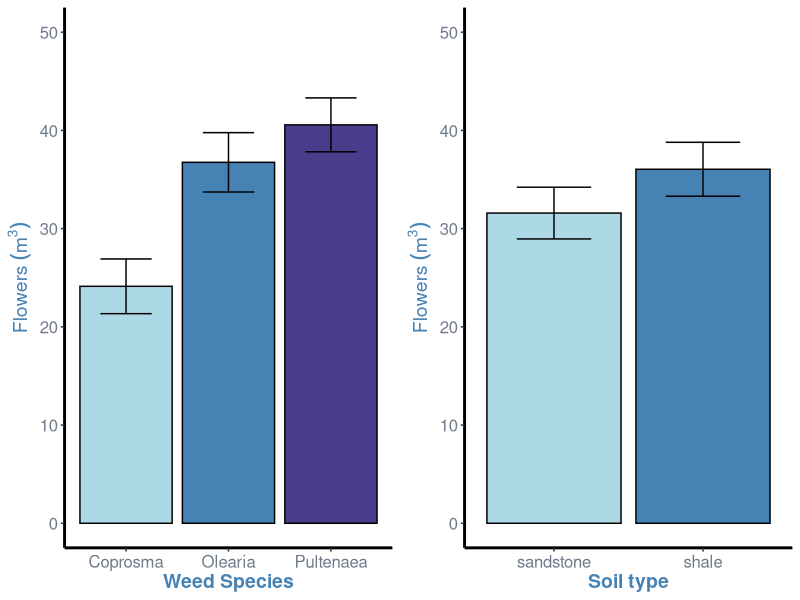
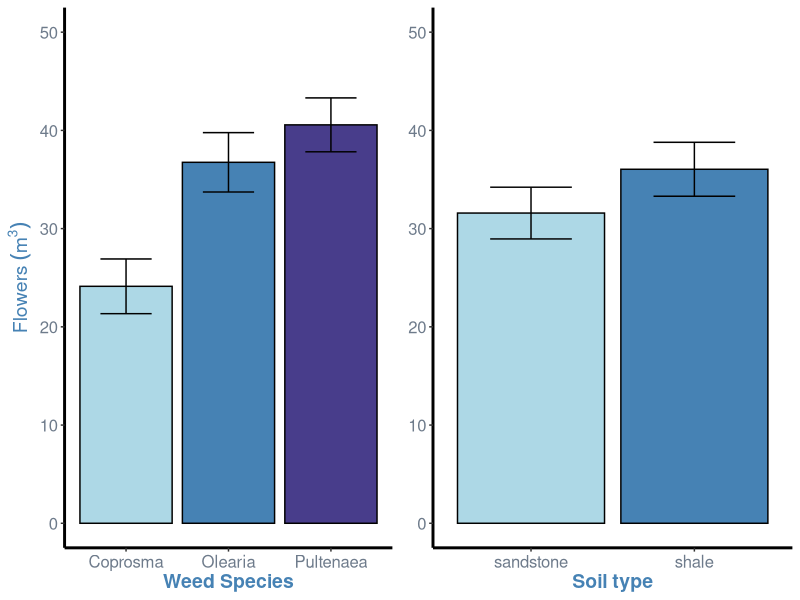
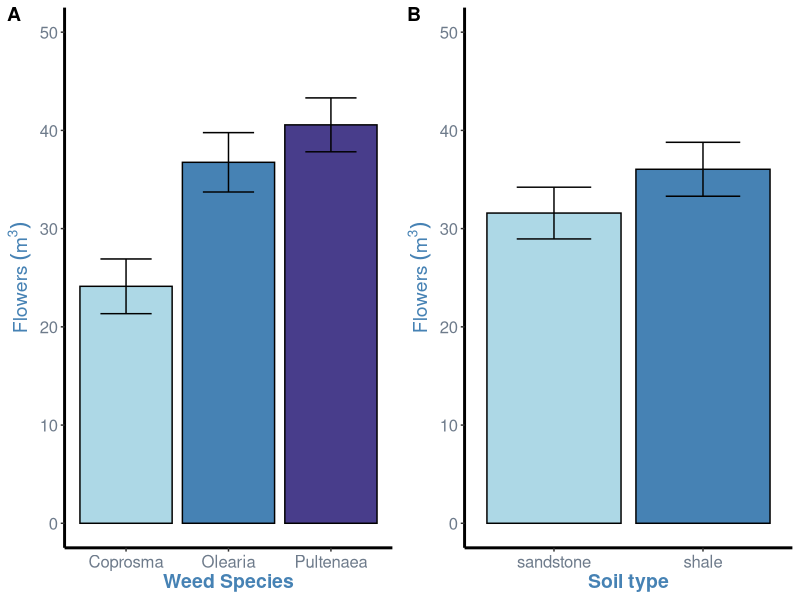
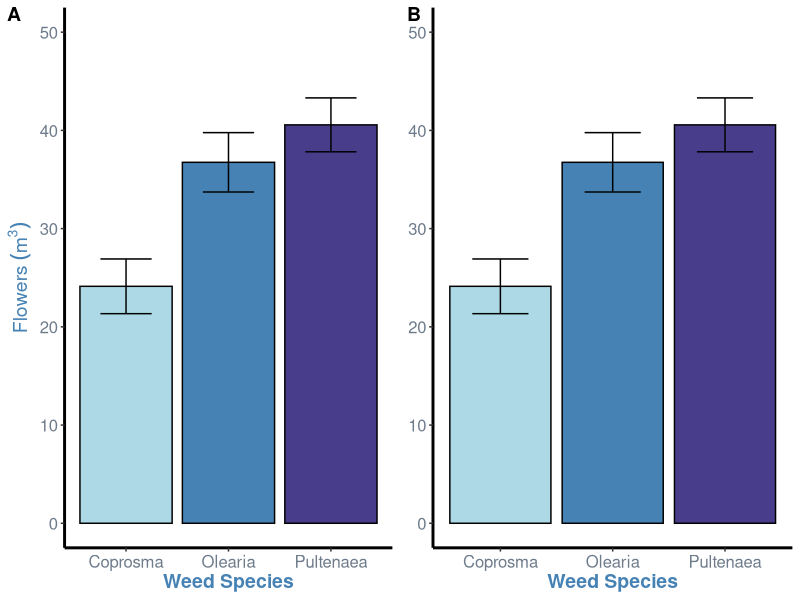
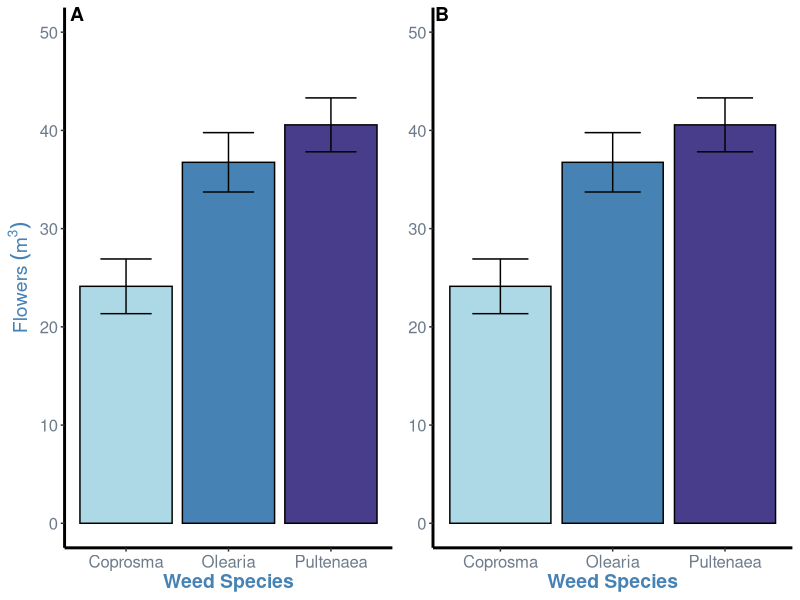

Recreate these plots in R, in order.
## ---- chunk 1
library(knitr)
knitr::opts_chunk$set(warning = FALSE, message = FALSE)
library(tidyverse)
weeds<-read.csv("../../../resources/datafiles/weeds.csv")
weeds <- rename(weeds, flowers = flowers.m3)
weeds.summarise <- weeds %>% group_by(species) %>%
  summarise(mean = mean(flowers), se=sd(flowers)/sqrt(n()))
weeds.summarise3 <- weeds %>% group_by(soil) %>%
  summarise(mean = mean(flowers), se = sd(flowers)/sqrt(n()))
## ---- chunk 2
weeds.bar.species <- ggplot(weeds.summarise, aes(x=species, y=mean, fill=species))+
  geom_bar(stat="identity", show.legend=F, colour="black")+
  labs(x="Weed Species", y= expression(Flowers~(m^3)))+
  theme(panel.background = element_blank(), panel.grid = element_blank(), axis.line = element_line(colour = "black", size=1), axis.text = element_text(colour="lightsteelblue4", size=12), axis.title = element_text(colour="steelblue", size=14, face="bold"))+
  scale_fill_manual(values = c("lightblue", "steelblue", "darkslateblue"))+
  geom_errorbar(aes(ymin = mean-se, ymax = mean+se), width=0.5)+
  ylim(0, 50)

weeds.bar.soil <- ggplot(weeds.summarise3, aes(x=soil, y=mean, fill=soil))+
  geom_bar(stat="identity", show.legend=F, colour="black")+
  labs(x="Soil type", y= expression(Flowers~(m^3)))+
  theme(panel.background = element_blank(), panel.grid = element_blank(), axis.line = element_line(colour = "black", size=1), axis.text = element_text(colour="lightsteelblue4", size=12), axis.title = element_text(colour="steelblue", size=14, face="bold"))+
  scale_fill_manual(values = c("lightblue", "steelblue"))+
  geom_errorbar(aes(ymin = mean-se, ymax = mean+se), width=0.5)+
  ylim(0, 50)
## ---- chunk 3
library(ggpubr)
ggarrange(weeds.bar.species, weeds.bar.soil, ncol = 2, nrow = 1)
## ---- chunk 4
ggarrange(weeds.bar.species, weeds.bar.soil + rremove("ylab"), ncol = 2, nrow = 1)
## ---- chunk 5
ggarrange(weeds.bar.species, weeds.bar.soil, ncol = 2, nrow = 1, labels = "AUTO")
## ---- chunk 6
# Default with no hjust
ggarrange(weeds.bar.species, weeds.bar.species + rremove("ylab"), ncol = 2, nrow = 1, labels  = "AUTO") 

# Changing the horizontal position of the labels
ggarrange(weeds.bar.species, weeds.bar.species + rremove("ylab"), ncol = 2, nrow = 1, labels  = "AUTO", hjust = c(-5, -2.5))
